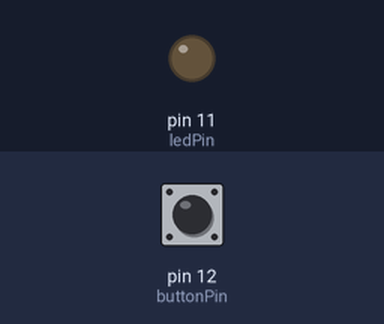
Bench run of a sketch on a simulated Arduino Uno, built with avr-gcc and run on an emulated ATmega328P. On the bench: output pins drawn as LEDs (lit = HIGH). Inputs (shaded band) come from the test bench; at power-on: pin 12 (buttonPin) LOW.

Above: at 1.2 s.
1.3 s: pin 12 (buttonPin) pulled HIGH for 0.15 s
At 1.7 s:
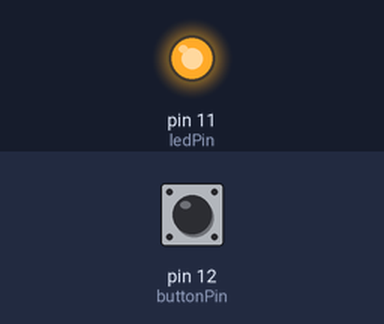
2.9 s: pin 12 (buttonPin) pulled HIGH for 1 s
At 4.2 s:
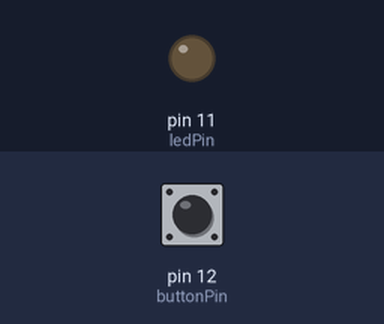
5.4 s: pin 12 (buttonPin) pulled HIGH for 3.2 s
At 6.1 s:
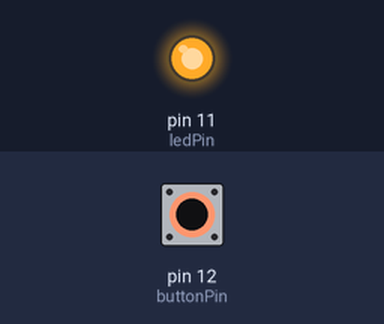
Timing chart, 0 to 8.4 s (numbered marks = the images above; inputs shaded):
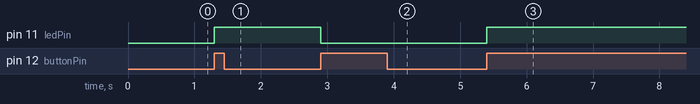

Measured:
- after the input at 1.3 s, pin 11 (ledPin): LOW → HIGH at once
- after the input at 2.9 s, pin 11 (ledPin): HIGH → LOW at once
- after the input at 5.4 s, pin 11 (ledPin): LOW → HIGH at once

The sketch:

2-Button-Debounce.ino
```cpp
// Set a constant integer value for LED and button
const int ledPin = 11;
const int buttonPin = 12;

// Boolean values can only be either true or false
bool ledState = false;
bool buttonVal, prevButtonVal = false; // You can declare and assign many at once

void setup(){
	pinMode(ledPin, OUTPUT); // Like in blinky
	pinMode(buttonPin, INPUT); // THe button is an IN-put
}

void loop(){
	// Always get new button data
	buttonVal = digitalRead(buttonPin);

	// Check the button is pressed/released "!=" means different from, or not equal to
	if(buttonVal != prevButtonVal){
		// Only if the button was pressed
		if(buttonVal == HIGH){
			ledState = !ledState; // Set ledState to opposite of before
			digitalWrite(ledPin, ledState); // And write to the pin accordingly
		}

		// Update the previous button value to the current one
		prevButtonVal = buttonVal;

		delay(50); // Wait a bit for the signal to settle
	}
}
```
